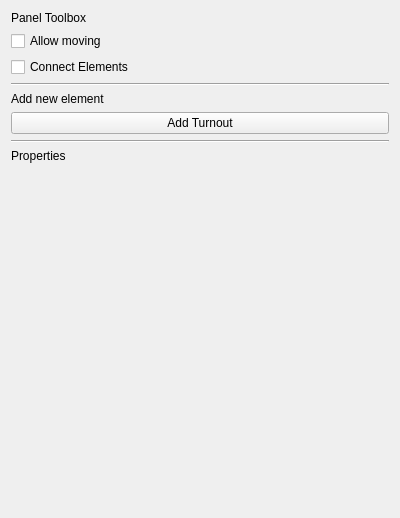
<?xml version="1.0" encoding="UTF-8"?>
<ui version="4.0">
 <class>PanelToolsWidget</class>
 <widget class="QWidget" name="PanelToolsWidget">
  <property name="geometry">
   <rect>
    <x>0</x>
    <y>0</y>
    <width>400</width>
    <height>518</height>
   </rect>
  </property>
  <property name="windowTitle">
   <string>Form</string>
  </property>
  <layout class="QVBoxLayout" name="verticalLayout">
   <item>
    <widget class="QLabel" name="label">
     <property name="text">
      <string>Panel Toolbox</string>
     </property>
    </widget>
   </item>
   <item>
    <widget class="QCheckBox" name="allowMoving">
     <property name="text">
      <string>Allow moving</string>
     </property>
    </widget>
   </item>
   <item>
    <widget class="QCheckBox" name="connectElements">
     <property name="text">
      <string>Connect Elements</string>
     </property>
    </widget>
   </item>
   <item>
    <widget class="Line" name="line_2">
     <property name="orientation">
      <enum>Qt::Horizontal</enum>
     </property>
    </widget>
   </item>
   <item>
    <widget class="QLabel" name="label_3">
     <property name="text">
      <string>Add new element</string>
     </property>
    </widget>
   </item>
   <item>
    <widget class="QWidget" name="elementsDisplay" native="true">
     <layout class="QVBoxLayout" name="verticalLayout_2">
      <property name="leftMargin">
       <number>0</number>
      </property>
      <property name="topMargin">
       <number>0</number>
      </property>
      <property name="rightMargin">
       <number>0</number>
      </property>
      <property name="bottomMargin">
       <number>0</number>
      </property>
      <item>
       <widget class="QPushButton" name="addTurnoutButton">
        <property name="text">
         <string>Add Turnout</string>
        </property>
       </widget>
      </item>
     </layout>
    </widget>
   </item>
   <item>
    <widget class="Line" name="line">
     <property name="orientation">
      <enum>Qt::Horizontal</enum>
     </property>
    </widget>
   </item>
   <item>
    <widget class="QLabel" name="label_2">
     <property name="text">
      <string>Properties</string>
     </property>
    </widget>
   </item>
   <item>
    <widget class="QWidget" name="toolboxWidget" native="true"/>
   </item>
   <item>
    <spacer name="verticalSpacer">
     <property name="orientation">
      <enum>Qt::Vertical</enum>
     </property>
     <property name="sizeHint" stdset="0">
      <size>
       <width>40</width>
       <height>20</height>
      </size>
     </property>
    </spacer>
   </item>
  </layout>
 </widget>
 <resources/>
 <connections/>
</ui>
